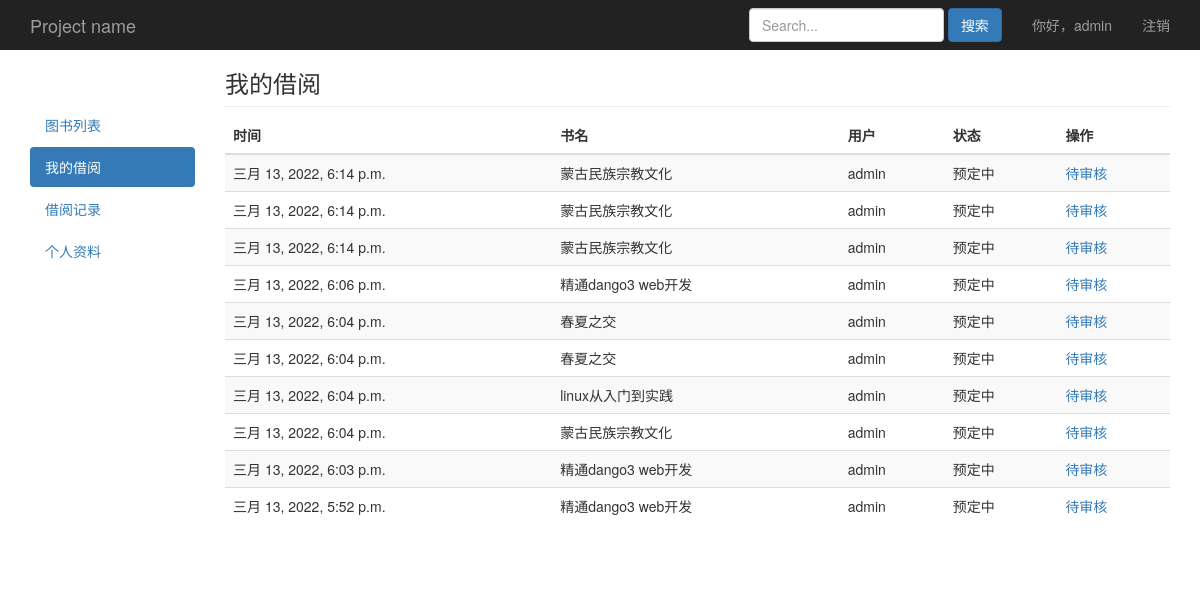
Screenshot of /book/myborrow/ (signed in) with the database file from the repository.
### book/models.py (models this page shows)
class User(AbstractUser):
    choice_gender = (
        ('male','男'),
        ('female','女'),
    )
    gender = models.CharField(max_length=6,choices=choice_gender,default='male',verbose_name='性别')
    mobile = models.IntegerField(null=True,blank=True,verbose_name='手机号码')
    class Meta:
        verbose_name_plural = '用户列表'
    def __str__(self):
        return self.username

class Order(models.Model):
    choice_status = (
        (1,'预定中'),
        (2,'已借阅'),
        (3,'归还中'),
        (4,'已归还'),
    )
    m_time = models.DateTimeField(auto_now=True,verbose_name='更新时间')
    username = models.ForeignKey(settings.AUTH_USER_MODEL,on_delete=models.CASCADE,related_name='log_username',verbose_name='用户')
    book = models.ForeignKey(Book,on_delete=models.CASCADE,related_name='log_book',verbose_name='书名')
    status = models.SmallIntegerField(choices=choice_status,verbose_name='状态')
    class Meta:
        verbose_name_plural = '借阅订单'

class Book(models.Model):
    name = models.CharField(max_length=30,blank=False,verbose_name='书名')
    category = models.ForeignKey(Category,on_delete=models.CASCADE,default='',blank=False,related_name='books_category',verbose_name='类别')
    author = models.CharField(max_length=30,null=True,blank=False,verbose_name='作者')
    publisher = models.CharField(max_length=30,null=True,blank=False,verbose_name='出版社')
    count = models.IntegerField(default=1,verbose_name='库存')
    img = models.ImageField(upload_to='book_img/%Y/%m/%d/',blank=True,null=True,default='book_img/default.jpg',verbose_name='书籍图片')
    content = models.TextField(null=True,blank=True,verbose_name='内容简介')
    create_time = models.DateTimeField(auto_now_add=True,verbose_name='入库时间')
    class Meta:
        verbose_name_plural = '图书列表'
    def __str__(self):
        return self.name

### book/views.py (the view)
# urls.py: path('book/myborrow/',views.myborrow,name='book_myborrow'),
@login_required
def myborrow(request):
	obj_record = Order.objects.filter(username=request.user,status__lt=4).order_by('-m_time')
	paginator = Paginator(obj_record,10)
	page = request.GET.get('page')
	try:
		obj_record = paginator.page(page)
	except PageNotAnInteger:
		obj_record = paginator.page(1)
	except EmptyPage:
		obj_record = paginator.page(paginator.num_pages)
	return render(request,'book/myborrow.html',locals())

### book/templates/book/myborrow.html (shortened to what this page needs)
{% extends "book/base.html" %}
{% block nav %}
<ul class="nav nav-pills nav-stacked">
  <li><a href="/">图书列表</a></li>
  <li class="active"><a href="/book/myborrow/">我的借阅<span class="sr-only">(current)</span></a></li>
  <li><a href="/book/record/">借阅记录</a></li>
  <li><a href="/book/usercenter/">个人资料</a></li>
</ul>
{% endblock %}
{% block content %}
<h3 class="sub-header">我的借阅</h3>
<div class="table-responsive">
  <table class="table table-striped">
    <thead>
      <tr>
        <th>时间</th>
        <th>书名</th>
        <th>用户</th>
        <th>状态</th>
        <th>操作</th>
      </tr>
    </thead>
    <tbody>
      {% for field in obj_record %}
      <tr>
        <td>{{field.m_time}}</td>
        <td>{{field.book}}</td>
        <td>{{field.username}}</td>
        <td>{{field.get_status_display}}</td>
        <td>
          {% if field.status == 2 %}
          <a href="/book/{{field.id}}/return/">归还</a>
          {% else %}
          <a>待审核</a>
        </td>
        {% endif %}
      </tr>
      {% endfor %}
    </tbody>
  </table>
</div>
{% endblock %}

### book/templates/book/base.html (shortened to what this page needs)
{% load static %}
<!doctype html>
<html lang="en">
<head>
  <link href="{% static "bootstrap-3.4.1-dist/css/bootstrap.min.css" %}" rel="stylesheet">
  <link href="{% static "css/style.css" %}" rel="stylesheet">
</head>
<body>
  <nav class="navbar navbar-inverse navbar-fixed-top">
    <div class="container">
      <div class="navbar-header">
        <a class="navbar-brand" href="/">Project name</a>
      </div>
      <div id="navbar" class="navbar-collapse collapse">
        <ul class="nav navbar-nav navbar-right">
          <li><a>你好，{{request.user}}</a></li>
          <li><a href="/logout/">注销</a></li>
        </ul>
        <form class="navbar-form navbar-right" method='get' action='/book/search/'>
          <input type="text" name="search" class="form-control" placeholder="Search...">
          <button type="submit" class="btn btn-primary">搜索</button>
        </form>
      </div>
    </div>
  </nav>
  <div class="container">
    <div class="row">
      <div class="col-md-2">
        <div style="padding-top:55px"></div>
        {% block nav %} {% endblock %}
      </div>
      <div class="col-md-10">
        {% block content %}{% endblock %}
      </div>
    </div>
    <div class="row">
      <div class="col-md-6"></div>
      <div class="col-md-6">
      </div>
    </div>
  </div>
</body>
</html>

### book/static/css/style.css (style rules this page uses)
body { padding-top: 50px; }
.sub-header { padding-bottom: 10px; border-bottom: 1px solid #eee; }
.navbar-fixed-top { border: 0; }

### rows the page displays
User: user "admin"
Order: m_time "三月 13, 2022, 6:14 p.m.", book "蒙古民族宗教文化", username "admin", status "预定中", shows "待审核"
Order: m_time "三月 13, 2022, 6:14 p.m.", book "蒙古民族宗教文化", username "admin", status "预定中", shows "待审核"
Order: m_time "三月 13, 2022, 6:14 p.m.", book "蒙古民族宗教文化", username "admin", status "预定中", shows "待审核"
Order: m_time "三月 13, 2022, 6:06 p.m.", book "精通dango3 web开发", username "admin", status "预定中", shows "待审核"
Order: m_time "三月 13, 2022, 6:04 p.m.", book "春夏之交", username "admin", status "预定中", shows "待审核"
Order: m_time "三月 13, 2022, 6:04 p.m.", book "春夏之交", username "admin", status "预定中", shows "待审核"
Order: m_time "三月 13, 2022, 6:04 p.m.", book "linux从入门到实践", username "admin", status "预定中", shows "待审核"
Order: m_time "三月 13, 2022, 6:04 p.m.", book "蒙古民族宗教文化", username "admin", status "预定中", shows "待审核"
Order: m_time "三月 13, 2022, 6:03 p.m.", book "精通dango3 web开发", username "admin", status "预定中", shows "待审核"
Order: m_time "三月 13, 2022, 5:52 p.m.", book "精通dango3 web开发", username "admin", status "预定中", shows "待审核"
